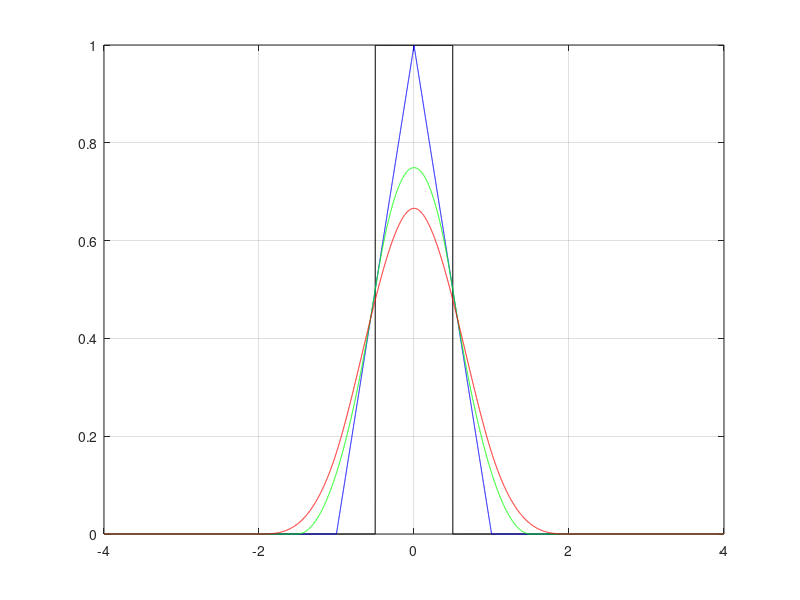
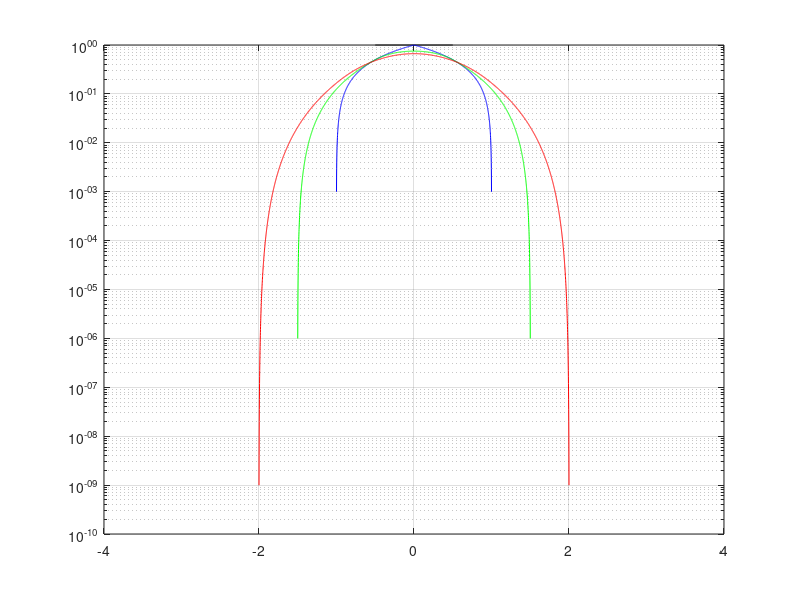
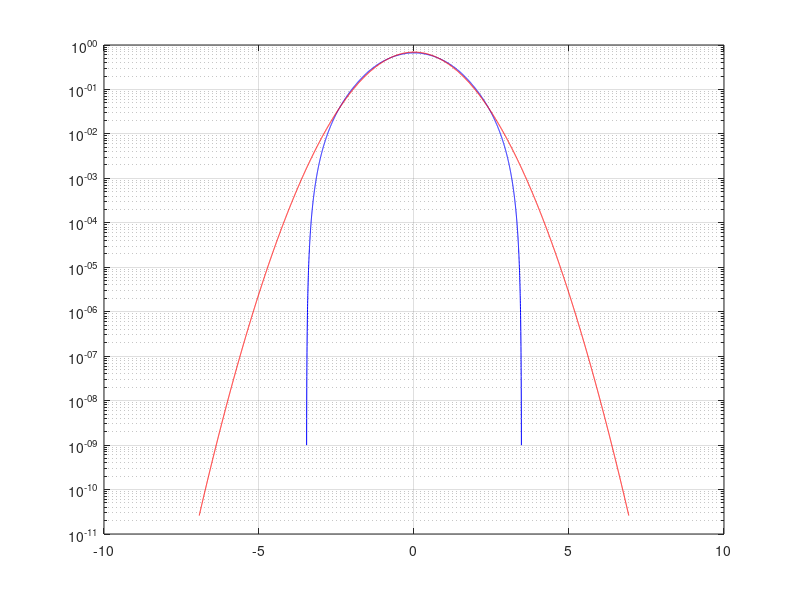

Write the MATLAB code that produced these figures, in order.
%Distribuzione uniforme e derivate per convoluzione

dx=0.001;
x=-4:dx:4;
nn=length(x);
nn2=floor(nn/2);
y0=zeros(nn,1);
n=floor(1/(2*dx));
y0(nn/2-n:nn/2+n)=1;
ss=sum(y0)*dx;
y0=y0/ss;length(y0)
y1=conv(y0,y0)*dx;
y1=y1(nn2+1:nn2+nn);
y2=conv(y1,y0)*dx;
y2=y2(nn2+1:nn2+nn);
y3=conv(y2,y0)*dx;
y3=y3(nn2+1:nn2+nn);
y4=conv(y3,y0)*dx;
y4=y4(nn2+1:nn2+nn);
figure
plot(x,y0,'k'),hold on,grid on, zoom on
plot(x,y1,'b')
plot(x,y2,'g')
plot(x,y3,'r')

figure
semilogy(x,y0,'k'),hold on,grid on, zoom on
semilogy(x,y1,'b')
semilogy(x,y2,'g')
semilogy(x,y3,'r')

figure
sig2=4/12;
semilogy(x/sqrt(sig2),y3,'b'), hold on, grid on, zoom on
y=(1/sqrt(2*pi*sig2))*exp(-x.^2/(2*sig2));
semilogy(x/sqrt(sig2),y,'r');